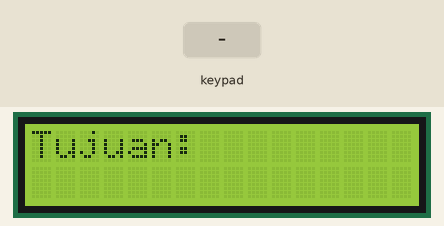
Bench run of a sketch on a simulated Arduino Mega 2560, built with avr-gcc and run on an emulated ATmega2560. On the bench: 16×2 character LCD. Wiring (inferred from the names in the program): 4×4 keypad with keys 1 2 3 A 4 5 6 B 7 8 9 C * 0 # D (labels assumed): rows pin 46, pin 47, pin 48, pin 49; columns pin 50, pin 51, pin 52, pin 53. The inputs (shaded band) are chosen by the test bench.

Above: at 2.2 s.
2.3 s: key 'A' pressed
At 3.0 s:
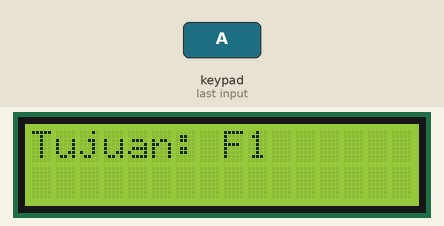
4.6 s: key '*' pressed
At 5.1 s:
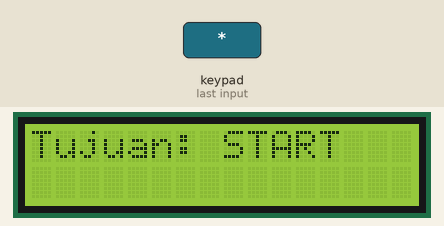
7.6 s: keypad keys 1 2 pressed 0.4 s apart
At 8.2 s:
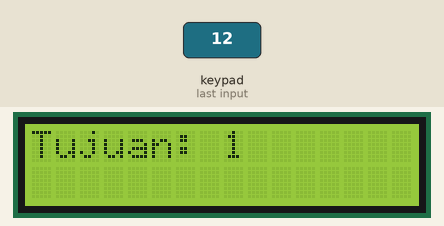
9.9 s: key '#' pressed
At 10.3 s:
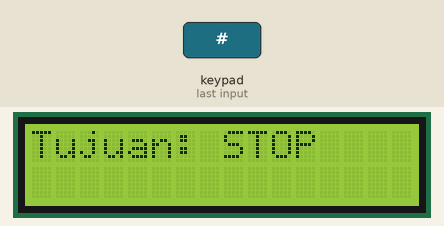
12.9 s: keypad keys 2 5 pressed 0.4 s apart
At 13.4 s:
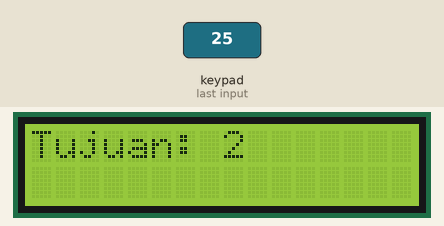
Timing chart, 0 to 15.9 s (numbered marks = the images above; inputs shaded):
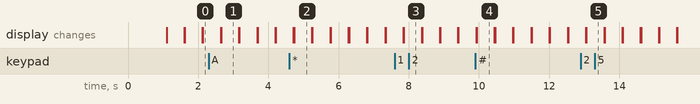

Measured:
- after the input at 2.3 s, the display: first differs from a run without the input after 0.35 s (image 1)
- after the input at 4.6 s, the display: first differs from a run without the input after 0.13 s (image 2)
- after the input at 7.6 s, the display: first differs from a run without the input after 0.26 s (image 3)
- after the input at 9.9 s, the display: first differs from a run without the input at once (image 4)
- after the input at 12.9 s, the display: first differs from a run without the input after 0.16 s (image 5)
- what the display in image 1 shows lasts 0.5 s, from 2.7 s to 3.2 s

The sketch:

gui_lcd16x2.ino
```cpp
// ======================= setup LCD 16x2 with i2c =======================
#include <Wire.h>
#include <LiquidCrystal_PCF8574.h>
// awalnya 0x27 buat address nya
LiquidCrystal_PCF8574 lcd(0x20);  // set the LCD address to 0x27 for a 16 chars and 2 line display
//LiquidCrystal_I2C lcd(0x20 ,2,1,0,4,5,6,7,3, POSITIVE);
#include "user_interface.h"
// ======================= setup LCD 16x2 with i2c =======================


// ======================= setup tombol keypad 4x4 =======================
#include "tombol.h"
// ======================= setup tombol keypad 4x4 =======================


void setup() {

  // put your setup code here, to run once:

  tombol_setup();
  user_interface_setup();
}

String x;

void loop() {

  tombol();
  if(tombol() == "0")   x = "0";
  if(tombol() == "1")   x = "1";
  if(tombol() == "2")   x = "2";
  if(tombol() == "3")   x = "3";
  if(tombol() == "4")   x = "4";
  if(tombol() == "5")   x = "5";
  if(tombol() == "6")   x = "6";
  if(tombol() == "7")   x = "7";
  if(tombol() == "8")   x = "8";
  if(tombol() == "9")   x = "9";
  if(tombol() == "F1")   x = "F1";
  if(tombol() == "F2")   x = "F2";
  if(tombol() == "F3")   x = "F3";
  if(tombol() == "F4")   x = "F4";
  if(tombol() == "START")   x = "START";
  if(tombol() == "STOP")    x = "STOP";

  ui_tujuan(x);


}
```

tombol.h
```cpp
#define PinA 46 //keypad 8 kabel
#define PinB 47
#define PinC 48
#define PinD 49

#define Pin1 50  //keypad 8 kabel, lanjutan
#define Pin2 51
#define Pin3 52
#define Pin4 53

#define STARTSTOP1 43
#define STARTSTOP2 44 /*---tombol PAUSE----*/
#define STARTSTOP3 45

int buttonState1 = 0;  //tombol keypad 1,2,3,F1
int buttonState2 = 0;
int buttonState3 = 0;
int buttonStateF1 = 0;

int buttonState4 = 0;  //tombol keypad 4,5,6,F2
int buttonState5 = 0;
int buttonState6 = 0;
int buttonStateF2 = 0;

int buttonState7 = 0;  //tombol keypad 7,8,9,F3
int buttonState8 = 0;
int buttonState9 = 0;
int buttonStateF3 = 0;

int buttonStateSTART = 0;  //tombol keypad START,0,STOP,F4
int buttonState0 = 0;
int buttonStateSTOP = 0;
int buttonStateF4 = 0;

String tombolBarisPertama() {
  digitalWrite(PinA, LOW);
  digitalWrite(PinB, HIGH);
  digitalWrite(PinC, HIGH);
  digitalWrite(PinD, HIGH);
  buttonState1 = digitalRead(Pin1);
  buttonState2 = digitalRead(Pin2);
  buttonState3 = digitalRead(Pin3);
  buttonStateF1 = digitalRead(Pin4);
  String ini_tombol;
  if(buttonState1 == LOW)  ini_tombol = "1";
  if(buttonState2 == LOW)  ini_tombol = "2";
  if(buttonState3 == LOW)  ini_tombol = "3";
  if(buttonStateF1 == LOW) ini_tombol = "F1";
  return ini_tombol;
}

String tombolBarisKedua() {
  digitalWrite(PinA, HIGH);
  digitalWrite(PinB, LOW);
  digitalWrite(PinC, HIGH);
  digitalWrite(PinD, HIGH);
  buttonState4 = digitalRead(Pin1);
  buttonState5 = digitalRead(Pin2);
  buttonState6 = digitalRead(Pin3);
  buttonStateF2 = digitalRead(Pin4);
  String ini_tombol;
  if(buttonState4 == LOW)  ini_tombol = "4";
  if(buttonState5 == LOW)  ini_tombol = "5";
  if(buttonState6 == LOW)  ini_tombol = "6";
  if(buttonStateF2 == LOW) ini_tombol = "F2";
  return ini_tombol;
}

String tombolBarisKetiga() {
  digitalWrite(PinA, HIGH);
  digitalWrite(PinB, HIGH);
  digitalWrite(PinC, LOW);
  digitalWrite(PinD, HIGH);
  buttonState7 = digitalRead(Pin1);
  buttonState8 = digitalRead(Pin2);
  buttonState9 = digitalRead(Pin3);
  buttonStateF3 = digitalRead(Pin4);
  String ini_tombol;
  if(buttonState7 == LOW)  ini_tombol = "7";
  if(buttonState8 == LOW)  ini_tombol = "8";
  if(buttonState9 == LOW)  ini_tombol = "9";
  if(buttonStateF3 == LOW) ini_tombol = "F3";
  return ini_tombol;
}

String tombolBarisKeempat() {
  digitalWrite(PinA, HIGH);
  digitalWrite(PinB, HIGH);
  digitalWrite(PinC, HIGH);
  digitalWrite(PinD, LOW);
  buttonStateSTART = digitalRead(Pin1);
  buttonState0 = digitalRead(Pin2);
  buttonStateSTOP = digitalRead(Pin3);
  buttonStateF4 = digitalRead(Pin4);
  String ini_tombol;
  if(buttonStateSTART == LOW)  ini_tombol = "START";
  if(buttonState0 == LOW)      ini_tombol = "0";
  if(buttonStateSTOP == LOW)   ini_tombol = "STOP";
  if(buttonStateF4 == LOW)     ini_tombol = "F4";
  return ini_tombol;
}

void tombol_setup(){
  pinMode(PinA, OUTPUT);
  pinMode(PinB, OUTPUT);
  pinMode(PinC, OUTPUT);
  pinMode(PinD, OUTPUT);

  pinMode(Pin1, INPUT_PULLUP);
  pinMode(Pin2, INPUT_PULLUP);
  pinMode(Pin3, INPUT_PULLUP);
  pinMode(Pin4, INPUT_PULLUP);

  pinMode(STARTSTOP1, INPUT);
  pinMode(STARTSTOP2, INPUT);
  pinMode(STARTSTOP3, INPUT);
}

String tombol(){
  String hasil_tombol;
  if(tombolBarisPertama() != NULL)   hasil_tombol = tombolBarisPertama();
  if(tombolBarisKedua() != NULL)     hasil_tombol = tombolBarisKedua();
  if(tombolBarisKetiga() != NULL)    hasil_tombol = tombolBarisKetiga();
  if(tombolBarisKeempat() != NULL)   hasil_tombol = tombolBarisKeempat();
  return hasil_tombol;
}
```

user_interface.h
```cpp
void user_interface_setup() {
  lcd.begin(16, 2); // initialize the lcd
  lcd.setBacklight(255);

  lcd.home();
  lcd.clear();
  lcd.setCursor(0, 0);
  lcd.print("  AGV WORKING");
  delay(1000);
  lcd.clear();
}

String ui_tujuan(String tujuan) {
  lcd.setCursor(0, 0);
  lcd.print("Tujuan: ");
  lcd.setCursor(8, 0);
  lcd.print(tujuan);
  delay(500);
  lcd.clear();
  return tujuan;
}

int cek(int cok){
  return cok;
}


//  lcd.setCursor(11, 0);
//  lcd.print(tombol());
//
//  lcd.setCursor(0, 1);
//  lcd.print(tombolBarisPertama());
//  lcd.setCursor(3, 1);
//  lcd.print(tombolBarisKedua());
//  lcd.setCursor(7, 1);
//  lcd.print(tombolBarisKetiga());
//  lcd.setCursor(11, 1);
//  lcd.print(tombolBarisKeempat());
```
